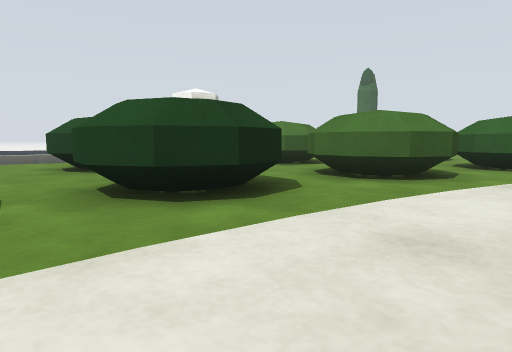
View 1 (above)

24 first-person views from a walk through a Gazebo world. The camera is 0.5 m above the floor, tilts 6° down and sees 75° across. The floor is counted in squares, 1 m on a side. Each view is taken from the middle of a square. On the plan, view 1 faces up. The plan holds only what a view shows up to about 9 squares ahead; the rest is blank. The place goes on beyond the plan.

View 2
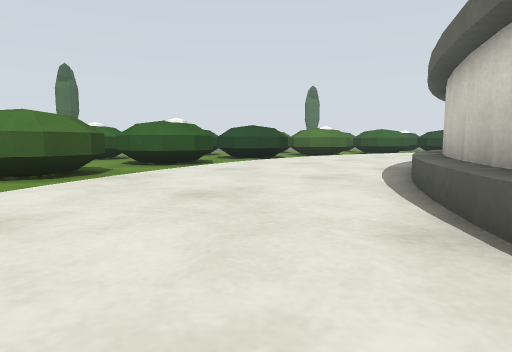

View 3
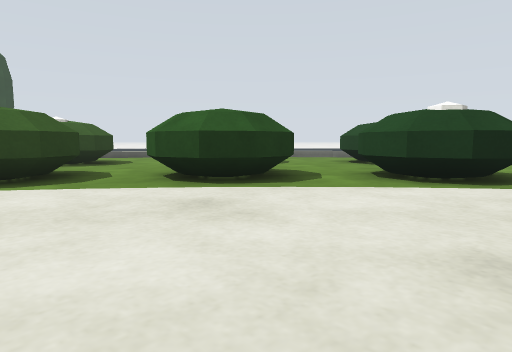

View 4
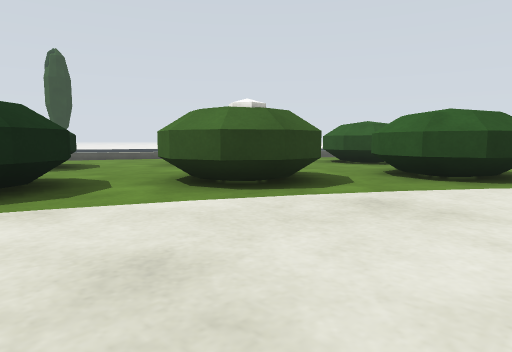

View 5
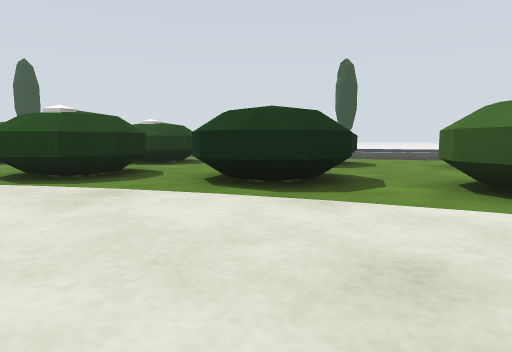

View 6
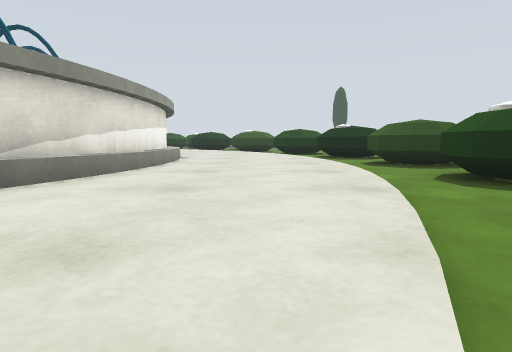

View 7
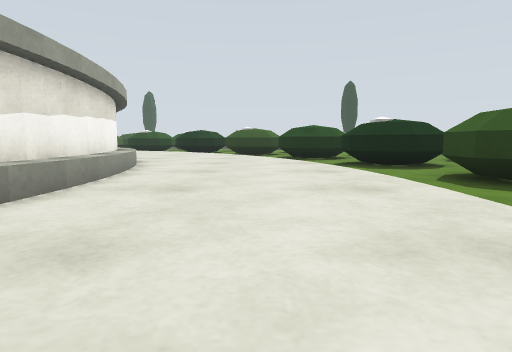

View 8
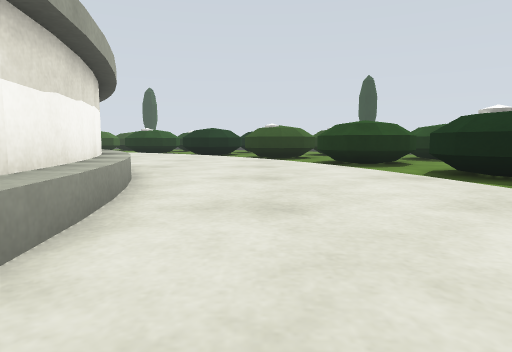

View 9
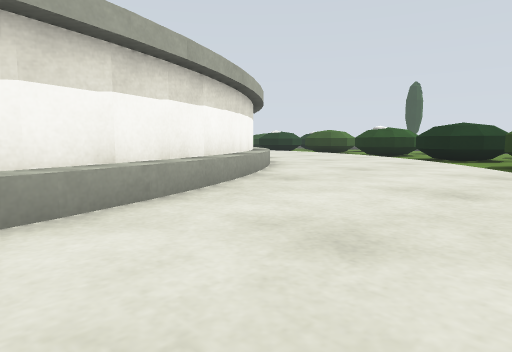

View 10
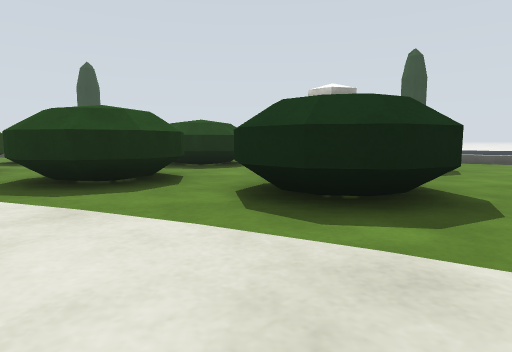

View 11
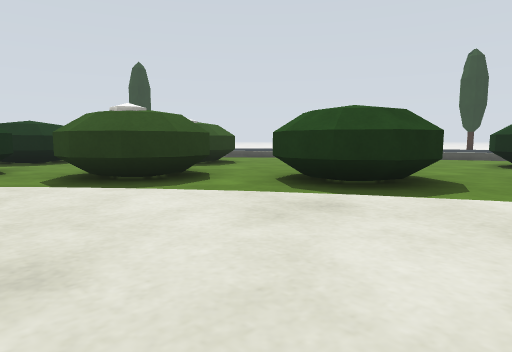

View 12
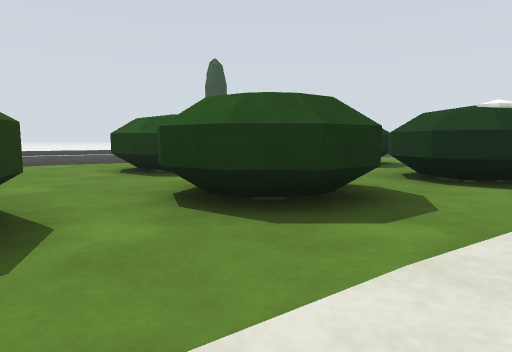

View 13
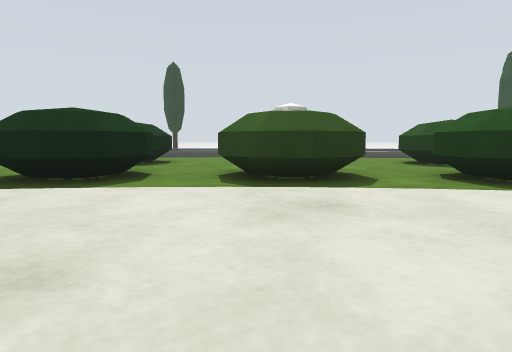

View 14
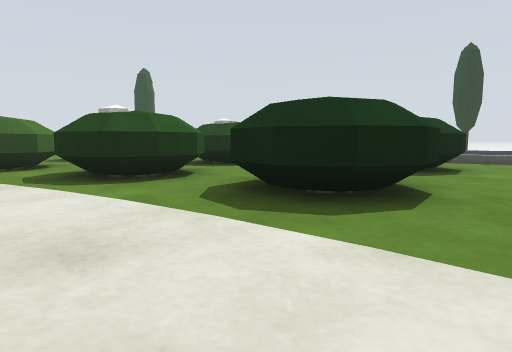

View 15
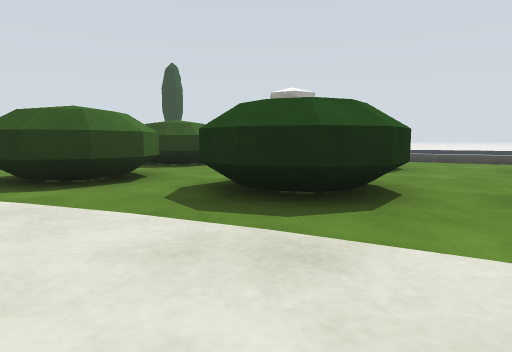

View 16
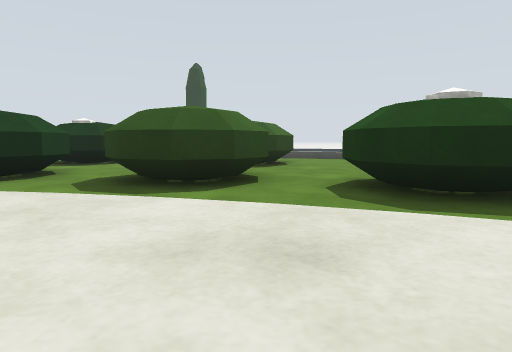

View 17
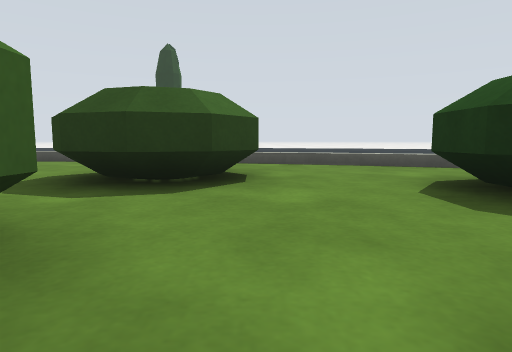

View 18
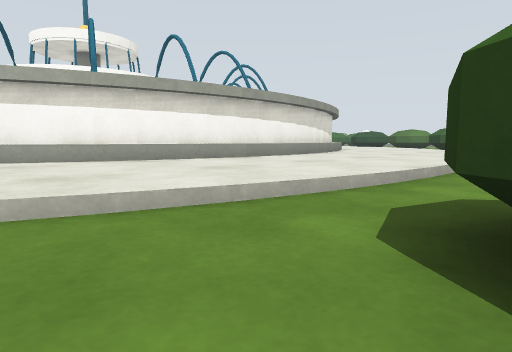

View 19
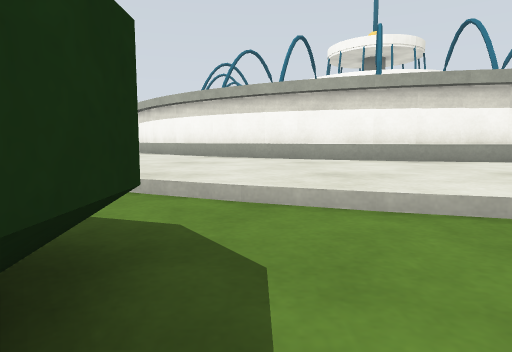

View 20
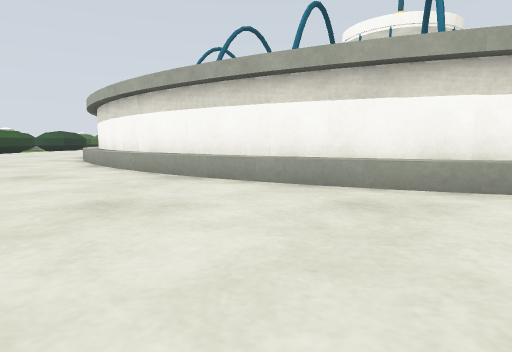

View 21
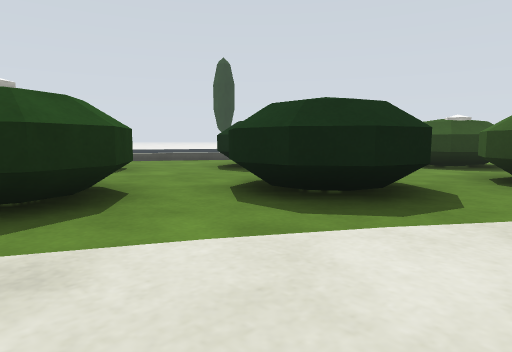

View 22
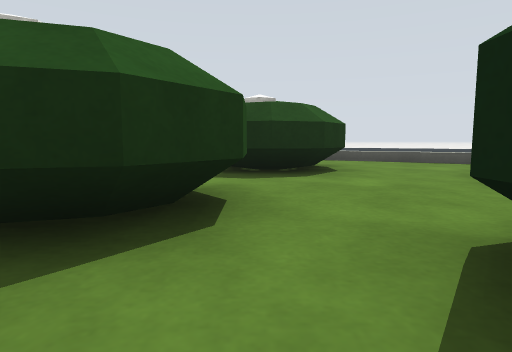

View 23
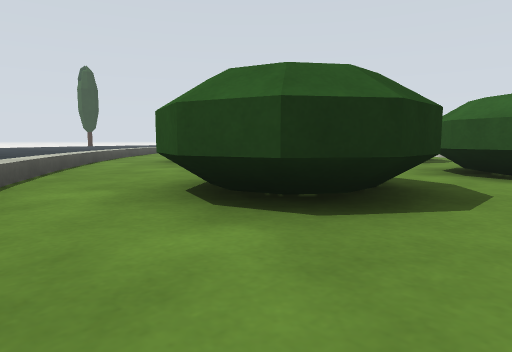

View 24
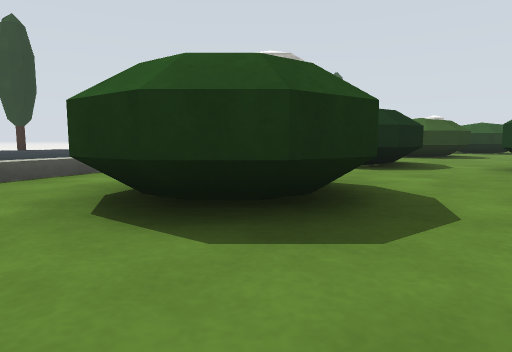

### Floor plan
Key: @ floor where view 1 was taken; # wall or solid block; . main floor; : floor 0.15 m higher than the main floor; / step, stairs or slope; = window, fence, low wall or low ledge.
Columns run from 14 left of view 1 to 9 right of it. Each row starts with its distance up from view 1.
  9        =..     =
  8         ..    ..  .##
  7          .#   .=# .=#
  6          ...  .=##...
  5          ...   ..=.///:
  4         # ..###..//:::::
  3        ..  =...//:::::::
  2       ...###../:::::::::
  1      #...=#=./::::::####
  0       . #.../:@:::###
 -1    .... ##./:::::##
 -2    ....##=.:::::
 -3    #....../::
 -4       ##..:::
 -5       ##./:::
 -6     ..==.::::
 -7     ..=..::::#
 -8      ##./:::##
 -9       #./:::##
-10       =./:::#
-11      ==./:::#
-12      ##./:::##
-13       #./:::##
-14       =..::::#
-15 ......==.::::##
-16 .. ..###./::::#
-17    #.=##..::::##
-18   ##....../::::##
-19   =....##=.:::::##
-20    .... ##./:::::##
-21     ##. #.../:::::####
-22      #...=#=./::::::####
-23      =...###../:::::::::
-24    ...... #=.=.//:::::::
-25    =.. ##...###..//:::::
-26    =.   #...###..=.///::
-27          ....=.=##......
-28          .##...=##.=##.=
-29         .. #=...= .## .#
-30        =..  ..==....  .=
-31         =.....##=.......
-32          ==...##=.=##. =
-33           =.=.....=#
-34             ===....

Positions as (right, up) in squares from view 1, and headings:
1: (0, 0), facing up
2: (1, -1), facing up-right
3: (1, -2), facing up-left
4: (-2, -5), facing up-left
5: (-2, -5), facing left
6: (-4, -3), facing down
7: (-4, -7), facing down
8: (-3, -10), facing down
9: (-4, -13), facing down-right
10: (-4, -14), facing down-left
11: (-1, -17), facing down-left
12: (-2, -20), facing left
13: (1, -19), facing down-left
14: (0, -21), facing down
15: (3, -23), facing down
16: (5, -23), facing down
17: (4, -28), facing down
18: (4, -28), facing up-right
19: (4, -28), facing up
20: (4, -25), facing up
21: (3, -23), facing down-left
22: (1, -25), facing down
23: (3, -34), facing up-left
24: (4, -31), facing left
